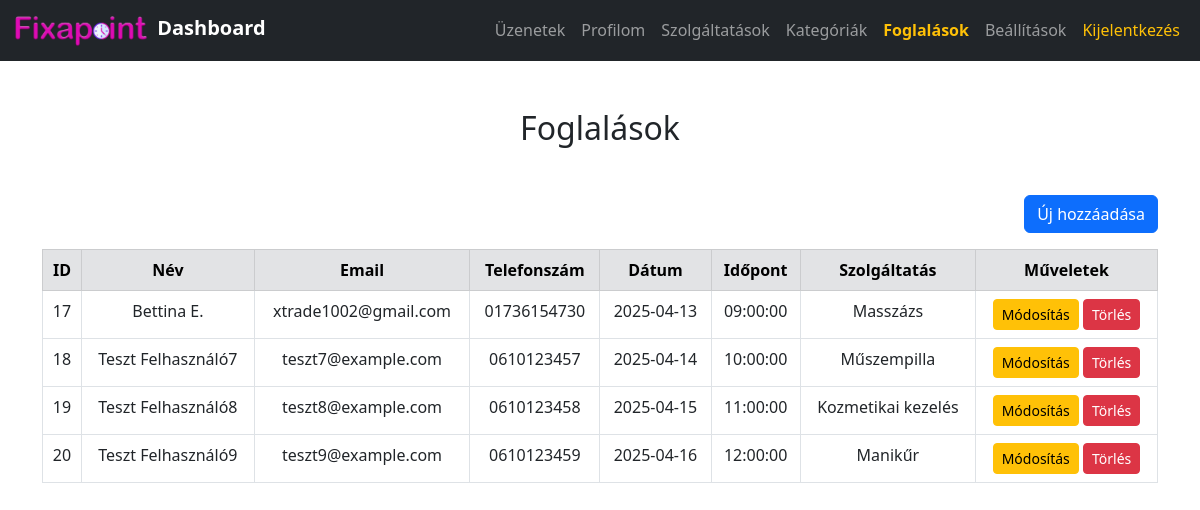
/app/view/auth/dashboard/appointments.php (signed in), run on the app's committed database.
### tables this page shows
CREATE TABLE `appointments` (
  `id` int(11) NOT NULL,
  `user_id` int(11) NOT NULL,
  `service_id` int(11) NOT NULL,
  `date` date NOT NULL,
  `time` time NOT NULL,
  `status` varchar(50) DEFAULT 'pending' COMMENT '0:pending,1: paid,2:deleted',
  `created_at` timestamp NOT NULL DEFAULT current_timestamp()
);

CREATE TABLE `users` (
  `id` int(11) NOT NULL,
  `fullName` varchar(255) NOT NULL,
  `companyName` varchar(255) DEFAULT NULL,
  `phone` varchar(30) DEFAULT NULL,
  `coupon` varchar(50) DEFAULT NULL,
  `newsletter` tinyint(1) DEFAULT 0 COMMENT '0 - nem kér, 1 - kér',
  `email` varchar(255) NOT NULL,
  `password` varchar(255) NOT NULL,
  `registered_at` timestamp NOT NULL DEFAULT current_timestamp(),
  `terms` tinyint(1) DEFAULT 0 COMMENT '1 elfogadta'
);

CREATE TABLE `services` (
  `id` int(11) NOT NULL,
  `nameOfService` varchar(255) NOT NULL,
  `categoryOfService` varchar(45) NOT NULL,
  `description` text DEFAULT NULL,
  `duration` int(11) NOT NULL,
  `price` decimal(10,2) NOT NULL
);

### app/model/dashboard/AppointmentDao.php (called while the page is built, shortened)
<?php
class AppointmentDao implements ICrudDao
{
    public function getAll()
    {
        $dbObj = new Db();
        $connection = $dbObj->getConnection();
        $sql = "SELECT a.id, u.fullName AS userName, u.email, u.phone, a.date, a.time, a.status, s.nameOfService AS serviceName
                FROM appointments a INNER JOIN users u ON a.user_id = u.id INNER JOIN services s ON a.service_id = s.id ORDER BY a.date, a.time";
        $statement = $connection->prepare($sql);
        $statement->setFetchMode(\PDO::FETCH_OBJ);
        $statement->execute();
        return $statement->fetchAll();
    }
}

### app/controller/dashboard/AppointmentController.php (called while the page is built, shortened)
<?php
require_once(__DIR__ . '/../../model/dashboard/AppointmentDao.php');
class AppointmentController implements ICrudController
{
    public function getAllAppointments() {
        $dao = new AppointmentDao();
        return $dao->getAll();
    }
}

### app/view/auth/dashboard/appointments.php (the view, shortened to what this page needs)
<?php
require_once '../../../controller/dashboard/AppointmentController.php';
$controller = new AppointmentController();
$appointments = $controller->getAllAppointments();
include_once 'header.php';
?>
<div class="container">
    <div class="row">
        <div class="col-md-12">
            <h2 class="text-center mt-5 mb-5 fs-2">Foglalások</h2>
            <div class="d-flex justify-content-end mb-3">
                <a href="add_appointment.php" class="btn btn-primary">Új hozzáadása</a>
            </div>
            <table class="table table-bordered text-center table-hover">
                <thead class="table-secondary">
                    <tr>
                        <th>ID</th>
                        <th>Név</th>
                        <th>Email</th>
                        <th>Telefonszám</th>
                        <th>Dátum</th>
                        <th>Időpont</th>
                        <th>Szolgáltatás</th>
                        <th>Műveletek</th>
                    </tr>
                </thead>
                <tbody>
                <?php if (!empty($appointments)): ?>
                    <?php foreach ($appointments as $appointment): ?>
                        <tr>
                            <td><?= $appointment->id; ?></td>
                            <td><?= $appointment->userName; ?></td>
                            <td><?= $appointment->email; ?></td>
                            <td><?= $appointment->phone; ?></td>
                            <td><?= $appointment->date; ?></td>
                            <td><?= $appointment->time; ?></td>
                            <td><?= $appointment->serviceName; ?></td>
                            <td>
                                <a href="update_appointment.php?id=<?= $appointment->id; ?>" class="btn btn-warning btn-sm">Módosítás</a>
                                <a href="delete_appointment.php?id=<?= $appointment->id; ?>" class="btn btn-danger btn-sm"
                                onclick="return confirm('Biztosan törölni szeretnéd ezt az időpontot?');">Törlés</a>
                            </td>
                        </tr>
                    <?php endforeach; ?>
                <?php else: ?>
                    <tr>
                        <td colspan="8" class="text-center">Nincs foglalás.</td>
                    </tr>
                <?php endif; ?>
                </tbody>
            </table>
        </div>
    </div>
</div>

### app/view/auth/dashboard/header.php (shortened to what this page needs)
<!DOCTYPE html>
<html lang="hu">
<head>
  <link href="https://cdn.jsdelivr.net/npm/bootstrap@5.3.0/dist/css/bootstrap.min.css" rel="stylesheet">
</head>
<body>
<nav class="navbar navbar-expand-lg navbar-dark bg-dark">
  <div class="container-fluid">
  <a class="navbar-brand fw-bold" href="#">
      <img src="<?= BASE_URL ?>public/img/logo-text-3.png" alt="Fixapont" width="140px"  class="d-inline-block align-text-top">
      Dashboard
    </a>
    <div class="collapse navbar-collapse" id="navbarNav">
      <ul class="navbar-nav ms-auto">
        <li class="nav-item"><a class="nav-link" href="contactmessage.php">Üzenetek</a></li>
        <li class="nav-item"><a class="nav-link" href="profile.php">Profilom</a></li>
        <li class="nav-item"><a class="nav-link" href="services.php">Szolgáltatások</a></li>
        <li class="nav-item"><a class="nav-link" href="category/add_category.php">Kategóriák</a></li>
        <li class="nav-item"><a class="nav-link" href="appointments.php">Foglalások</a></li>
        <li class="nav-item"><a class="nav-link" href="settings.php">Beállítások</a></li>
        <li class="nav-item"><a class="nav-link text-warning" href="<?= BASE_URL ?>logout.php">Kijelentkezés</a></li>
      </ul>
    </div>
  </div>
</nav>

### data on the page
appointments: id "17", user.fullName "Bettina E.", user.email "xtrade1002@gmail.com", user.phone "01736154730", date "2025-04-13", time "09:00:00", service.nameOfService "Masszázs"
appointments: id "18", user.fullName "Teszt Felhasználó7", user.email "teszt7@example.com", user.phone "0610123457", date "2025-04-14", time "10:00:00", service.nameOfService "Műszempilla"
appointments: id "19", user.fullName "Teszt Felhasználó8", user.email "teszt8@example.com", user.phone "0610123458", date "2025-04-15", time "11:00:00", service.nameOfService "Kozmetikai kezelés"
appointments: id "20", user.fullName "Teszt Felhasználó9", user.email "teszt9@example.com", user.phone "0610123459", date "2025-04-16", time "12:00:00", service.nameOfService "Manikűr"
